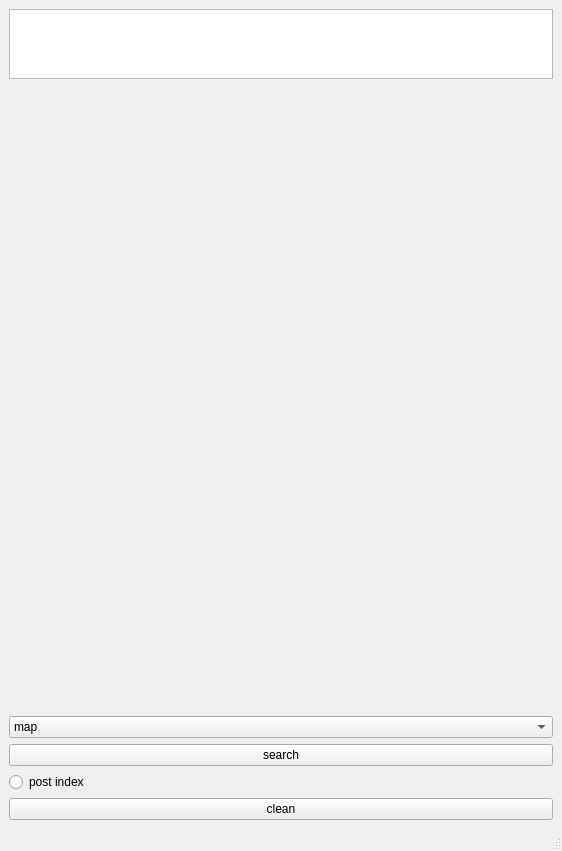
<?xml version="1.0" encoding="UTF-8"?>
<ui version="4.0">
 <class>MainWindow</class>
 <widget class="QMainWindow" name="MainWindow">
  <property name="geometry">
   <rect>
    <x>0</x>
    <y>0</y>
    <width>562</width>
    <height>851</height>
   </rect>
  </property>
  <property name="windowTitle">
   <string>MainWindow</string>
  </property>
  <widget class="QWidget" name="centralwidget">
   <layout class="QVBoxLayout" name="verticalLayout">
    <item>
     <widget class="QTextEdit" name="adress_edit"/>
    </item>
    <item>
     <spacer name="verticalSpacer">
      <property name="orientation">
       <enum>Qt::Vertical</enum>
      </property>
      <property name="sizeType">
       <enum>QSizePolicy::Preferred</enum>
      </property>
      <property name="sizeHint" stdset="0">
       <size>
        <width>20</width>
        <height>500</height>
       </size>
      </property>
     </spacer>
    </item>
    <item>
     <widget class="QLabel" name="map_picture_line">
      <property name="sizePolicy">
       <sizepolicy hsizetype="Preferred" vsizetype="Preferred">
        <horstretch>0</horstretch>
        <verstretch>0</verstretch>
       </sizepolicy>
      </property>
      <property name="minimumSize">
       <size>
        <width>300</width>
        <height>600</height>
       </size>
      </property>
      <property name="text">
       <string/>
      </property>
     </widget>
    </item>
    <item>
     <widget class="QComboBox" name="comboBox">
      <property name="editable">
       <bool>false</bool>
      </property>
      <item>
       <property name="text">
        <string>map</string>
       </property>
      </item>
      <item>
       <property name="text">
        <string>sat</string>
       </property>
      </item>
      <item>
       <property name="text">
        <string>sat.skl</string>
       </property>
      </item>
     </widget>
    </item>
    <item>
     <widget class="QPushButton" name="search_button">
      <property name="text">
       <string>search</string>
      </property>
     </widget>
    </item>
    <item>
     <widget class="QRadioButton" name="radio_post_index">
      <property name="text">
       <string>post index</string>
      </property>
     </widget>
    </item>
    <item>
     <widget class="QPushButton" name="clean_button">
      <property name="text">
       <string>clean</string>
      </property>
     </widget>
    </item>
   </layout>
  </widget>
  <widget class="QMenuBar" name="menubar">
   <property name="geometry">
    <rect>
     <x>0</x>
     <y>0</y>
     <width>562</width>
     <height>22</height>
    </rect>
   </property>
  </widget>
  <widget class="QStatusBar" name="statusbar"/>
 </widget>
 <resources/>
 <connections/>
</ui>
